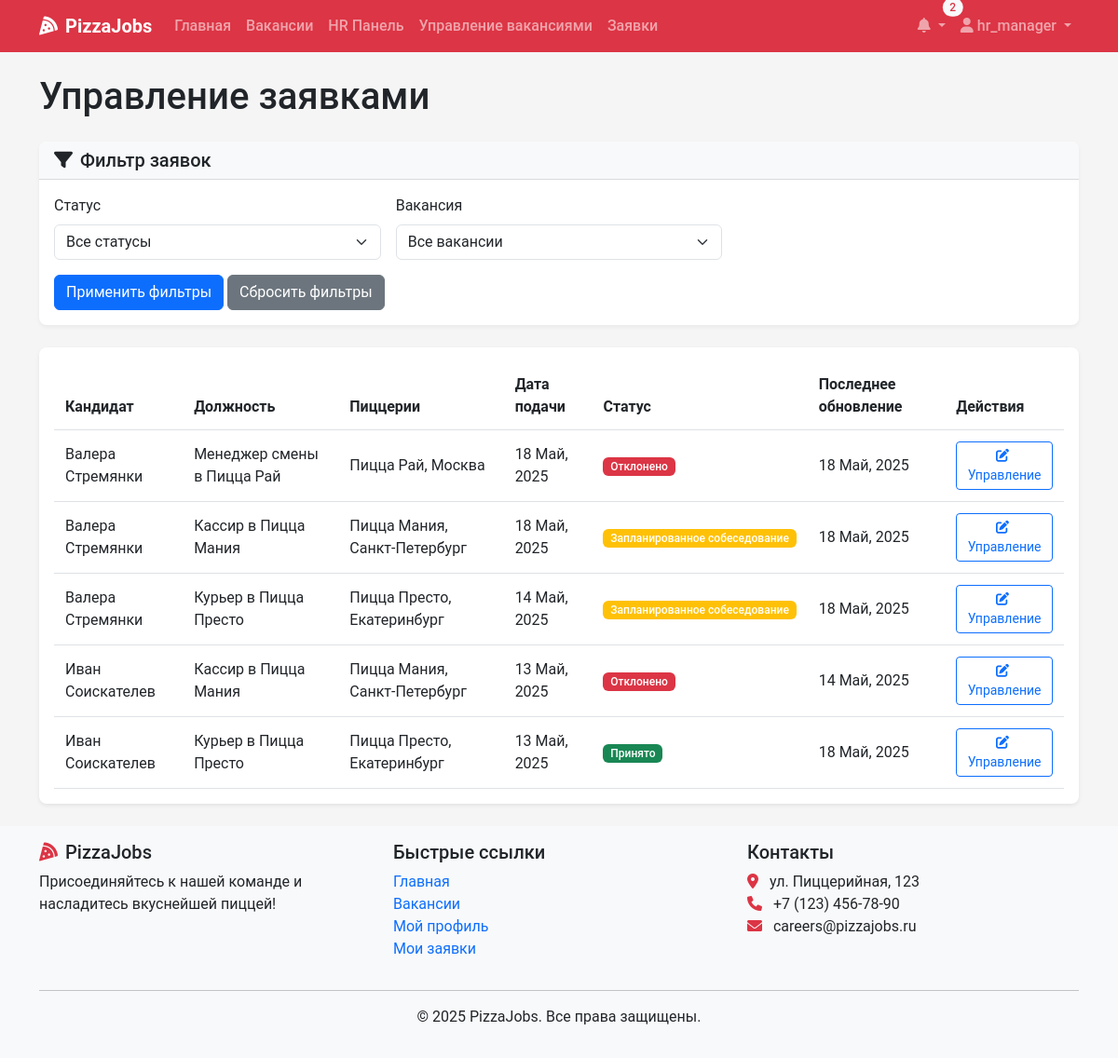
/applications/ (signed in), run on the app's committed database.
### recruitment/models.py (models this page shows, shortened)
class Application(models.Model):
    vacancy = models.ForeignKey(Vacancy, on_delete=models.CASCADE, related_name='applications')
    user = models.ForeignKey(User, on_delete=models.CASCADE, related_name='applications')
    resume = models.ForeignKey(Resume, on_delete=models.SET_NULL, null=True, blank=True, related_name='applications')
    cover_letter = models.TextField(blank=True, null=True)
    status = models.CharField(max_length=20, choices=ApplicationStatus.choices, default=ApplicationStatus.NEW)
    applied_at = models.DateTimeField(auto_now_add=True)
    updated_at = models.DateTimeField(auto_now=True)

class Vacancy(models.Model):
    title = models.CharField(max_length=100)
    position_type = models.ForeignKey(PositionType, on_delete=models.CASCADE, related_name='vacancies')
    restaurants = models.ManyToManyField(Restaurant, related_name='vacancies')
    description = models.TextField()
    requirements = models.TextField()
    responsibilities = models.TextField()
    conditions = models.TextField()
    salary_min = models.DecimalField(max_digits=10, decimal_places=2, null=True, blank=True)
    salary_max = models.DecimalField(max_digits=10, decimal_places=2, null=True, blank=True)
    is_active = models.BooleanField(default=True)
    created_at = models.DateTimeField(auto_now_add=True)
    updated_at = models.DateTimeField(auto_now=True)
    created_by = models.ForeignKey(User, on_delete=models.SET_NULL, null=True, related_name='created_vacancies')
    class Meta:
        verbose_name_plural = "Vacancies"

class Restaurant(models.Model):
    name = models.CharField(max_length=100)
    address = models.CharField(max_length=255)
    city = models.CharField(max_length=100)
    manager = models.ForeignKey(User, on_delete=models.SET_NULL, null=True, blank=True, related_name='managed_restaurants')

### recruitment/views.py (the view)
# urls.py: path('applications/', views.application_list, name='application_list'),
@login_required
def application_list(request):
    user_profile = get_object_or_404(UserProfile, user=request.user)
    if user_profile.role == UserRole.CANDIDATE:
        applications = Application.objects.filter(user=request.user).order_by('-applied_at')
    elif user_profile.role == UserRole.HR_MANAGER:
        applications = Application.objects.all().order_by('-applied_at')
    elif user_profile.role == UserRole.RESTAURANT_MANAGER:
        managed_restaurants = Restaurant.objects.filter(manager=request.user)
        applications = Application.objects.filter(
            vacancy__restaurants__in=managed_restaurants
        ).distinct().order_by('-applied_at')
    else:
        applications = Application.objects.all().order_by('-applied_at')
    status_filter = request.GET.get('status', '')
    if status_filter:
        applications = applications.filter(status=status_filter)
    vacancy_filter = request.GET.get('vacancy', '')
    if vacancy_filter:
        applications = applications.filter(vacancy__id=vacancy_filter)
    paginator = Paginator(applications, 20)
    page_number = request.GET.get('page')
    page_obj = paginator.get_page(page_number)
    if user_profile.role == UserRole.RESTAURANT_MANAGER:
        vacancies = Vacancy.objects.filter(restaurants__manager=request.user)
    else:
        vacancies = Vacancy.objects.all()
    context = {
        'page_obj': page_obj,
        'statuses': ApplicationStatus.choices,
        'vacancies': vacancies,
        'selected_status': status_filter,
        'selected_vacancy': vacancy_filter,
    }
    return render(request, 'applications/list.html', context)

### recruitment/context_processors.py (called while the page is built)
def notifications_processor(request):
    if request.user.is_authenticated:
        unread_count = Notification.objects.filter(user=request.user, read=False).count()
        latest_notifs = Notification.objects.filter(user=request.user).order_by('-created_at')[:5]
    else:
        unread_count = 0
        latest_notifs = []
    return {
        'unread_count': unread_count,
        'latest_notifications': latest_notifs,
    }

### templates/applications/list.html (shortened to what this page needs)
{% extends 'base.html' %}
{% block content %}
<div class="container">
    <h1 class="mb-4">
        {% if user.profile.role == 'CANDIDATE' %}
            Мои заявки
        {% else %}
            Управление заявками
        {% endif %}
    </h1>
    <div class="card mb-4 shadow-sm">
        <div class="card-header bg-light">
            <h5 class="mb-0"><i class="fas fa-filter me-2"></i>Фильтр заявок</h5>
        </div>
        <div class="card-body">
            <form method="get" class="row g-3">
                <div class="col-md-4">
                    <label for="status" class="form-label">Статус</label>
                    <select class="form-select" id="status" name="status">
                        <option value="">Все статусы</option>
                    </select>
                </div>
                {% if user.profile.role != 'CANDIDATE' %}
                    <div class="col-md-4">
                        <label for="vacancy" class="form-label">Вакансия</label>
                        <select class="form-select" id="vacancy" name="vacancy">
                            <option value="">Все вакансии</option>
                        </select>
                    </div>
                {% endif %}
                <div class="col-12">
                    <button type="submit" class="btn btn-primary">Применить фильтры</button>
                    <a href="{% url 'application_list' %}" class="btn btn-secondary">Сбросить фильтры</a>
                </div>
            </form>
        </div>
    </div>
    <div class="card shadow">
        <div class="card-body">
            {% if page_obj %}
                <div class="table-responsive">
                    <table class="table table-hover align-middle">
                        <thead>
                            <tr>
                                {% if user.profile.role != 'CANDIDATE' %}
                                    <th>Кандидат</th>
                                {% endif %}
                                <th>Должность</th>
                                <th>Пиццерии</th>
                                <th>Дата подачи</th>
                                <th>Статус</th>
                                <th>Последнее обновление</th>
                                <th>Действия</th>
                            </tr>
                        </thead>
                        <tbody>
                            {% for application in page_obj %}
                                <tr>
                                    {% if user.profile.role != 'CANDIDATE' %}
                                        <td>{{ application.user.get_full_name }}</td>
                                    {% endif %}
                                    <td>{{ application.vacancy.title }}</td>
                                    <td>
                                        {% if application.vacancy.restaurants.count == 1 %}
                                            {{ application.vacancy.restaurants.first.name }}, {{ application.vacancy.restaurants.first.city }}
                                        {% else %}
                                            Несколько ({{ application.vacancy.restaurants.count }})
                                        {% endif %}
                                    </td>
                                    <td>{{ application.applied_at|date:"d M, Y" }}</td>
                                    <td>
                                        <span class="badge {% if application.status == 'NEW' %}bg-primary{% elif application.status == 'REVIEWING' %}bg-info{% elif application.status == 'INTERVIEW_SCHEDULED' %}bg-warning{% elif application.status == 'ACCEPTED' %}bg-success{% elif application.status == 'REJECTED' %}bg-danger{% else %}bg-secondary{% endif %}">
                                            {{ application.get_status_display }}
                                        </span>
                                    </td>
                                    <td>{{ application.updated_at|date:"d M, Y" }}</td>
                                    <td>
                                        <a href="{% url 'application_detail' application.id %}" class="btn btn-sm btn-outline-primary">
                                            {% if user.profile.role == 'CANDIDATE' %}
                                                <i class="fas fa-eye me-1"></i>Просмотр
                                            {% else %}
                                                <i class="fas fa-edit me-1"></i>Управление
                                            {% endif %}
                                        </a>
                                    </td>
                                </tr>
                            {% endfor %}
                        </tbody>
                    </table>
                </div>
            {% endif %}
        </div>
    </div>
</div>
{% endblock %}

### templates/base.html (shortened to what this page needs)
<!DOCTYPE html>
<html lang="ru">
<head>
    <link href="https://cdn.jsdelivr.net/npm/bootstrap@5.3.0-alpha1/dist/css/bootstrap.min.css" rel="stylesheet">
    <link rel="stylesheet" href="https://cdnjs.cloudflare.com/ajax/libs/font-awesome/6.0.0/css/all.min.css">
    <link rel="stylesheet" href="/static/css/main.css">
</head>
<body>
    <nav class="navbar navbar-expand-lg navbar-dark bg-danger sticky-top">
        <div class="container">
            <a class="navbar-brand" href="{% url 'home' %}">
                <i class="fas fa-pizza-slice me-2"></i>PizzaJobs
            </a>
            <div class="collapse navbar-collapse" id="navbarNav">
                <ul class="navbar-nav me-auto">
                    <li class="nav-item">
                        <a class="nav-link" href="{% url 'home' %}">Главная</a>
                    </li>
                    <li class="nav-item">
                        <a class="nav-link" href="{% url 'vacancy_list' %}">Вакансии</a>
                    </li>
                    {% if user.is_authenticated %}
                        {% if user.profile.role == 'HR_MANAGER' %}
                            <li class="nav-item">
                                <a class="nav-link" href="{% url 'hr_dashboard' %}">HR Панель</a>
                            </li>
                            <li class="nav-item">
                                <a class="nav-link" href="{% url 'manage_vacancies' %}">Управление вакансиями</a>
                            </li>
                        {% elif user.profile.role == 'RESTAURANT_MANAGER' %}
                            <li class="nav-item">
                                <a class="nav-link" href="{% url 'manager_dashboard' %}">Панель менеджера</a>
                            </li>
                        {% endif %}
                        <li class="nav-item">
                            <a class="nav-link" href="{% url 'application_list' %}">Заявки</a>
                        </li>
                    {% endif %}
                </ul>
                <ul class="navbar-nav">
                    {% if user.is_authenticated %}
                        <li class="nav-item dropdown">
                            <a class="nav-link dropdown-toggle position-relative" href="#" id="notificationDropdown" role="button" data-bs-toggle="dropdown">
                                <i class="fas fa-bell"></i>
                                {% if unread_count %}
                                    <span class="badge rounded-pill bg-light text-danger position-absolute top-0 start-100 translate-middle">
                                        {{ unread_count }}
                                    </span>
                                {% endif %}
                            </a>
                        </li>
                        <li class="nav-item dropdown">
                            <a class="nav-link dropdown-toggle" href="#" id="userDropdown" role="button" data-bs-toggle="dropdown">
                                <i class="fas fa-user"></i> {{ user.username }}
                            </a>
                        </li>
                    {% endif %}
                </ul>
            </div>
        </div>
    </nav>
    <main class="py-4">
        {% block content %}{% endblock %}
    </main>
    <footer class="footer mt-auto py-3 bg-light">
        <div class="container">
            <div class="row">
                <div class="col-md-4">
                    <h5><i class="fas fa-pizza-slice text-danger me-2"></i>PizzaJobs</h5>
                    <p>Присоединяйтесь к нашей команде и насладитесь вкуснейшей пиццей!</p>
                </div>
                <div class="col-md-4">
                    <h5>Быстрые ссылки</h5>
                    <ul class="list-unstyled">
                        <li><a href="{% url 'home' %}" class="text-decoration-none">Главная</a></li>
                        <li><a href="{% url 'vacancy_list' %}" class="text-decoration-none">Вакансии</a></li>
                        {% if user.is_authenticated %}
                            <li><a href="{% url 'view_profile' %}" class="text-decoration-none">Мой профиль</a></li>
                            <li><a href="{% url 'application_list' %}" class="text-decoration-none">Мои заявки</a></li>
                        {% else %}
                            <li><a href="{% url 'login' %}" class="text-decoration-none">Войти</a></li>
                            <li><a href="{% url 'register' %}" class="text-decoration-none">Регистрация</a></li>
                        {% endif %}
                    </ul>
                </div>
                <div class="col-md-4">
                    <h5>Контакты</h5>
                    <address>
                        <i class="fas fa-map-marker-alt text-danger me-2"></i> ул. Пиццерийная, 123<br>
                        <i class="fas fa-phone text-danger me-2"></i> +7 (123) 456-78-90<br>
                        <i class="fas fa-envelope text-danger me-2"></i> careers@pizzajobs.ru
                    </address>
                </div>
            </div>
            <hr>
            <div class="text-center">
                <p>&copy; 2025 PizzaJobs. Все права защищены.</p>
            </div>
        </div>
    </footer>
</body>
</html>

### static/css/main.css (style rules this page uses)
:root { --pizza-red: #dc3545; --pizza-green: #198754; --pizza-white: #ffffff; --pizza-light: #f8f9fa; --pizza-dark: #212529; --pizza-secondary: #6c757d; }
body { font-family: 'Roboto', 'Segoe UI', Arial, sans-serif; color: var(--pizza-dark); background-color: #f5f5f5; min-height: 100vh; display: flex; flex-direction: column; }
main { flex: 1; }
.card { border-radius: 0.5rem; border: none; overflow: hidden; }
.card-header { border-bottom: 1px solid rgba(0, 0, 0, 0.125); }
.card.shadow { box-shadow: 0 0.125rem 0.25rem rgba(0, 0, 0, 0.075) !important; }
.card.shadow-sm { box-shadow: 0 0.125rem 0.25rem rgba(0, 0, 0, 0.05) !important; }
.navbar-dark.bg-danger { background-color: var(--pizza-red) !important; }
.nav-link { font-weight: 500; }
.navbar-brand { font-weight: 700; }
.footer { background-color: var(--pizza-light); padding: 2rem 0; margin-top: auto; }
.badge { font-weight: 500; padding: 0.35em 0.65em; }
.table { margin-bottom: 0; }
.table > :not(caption) > * > * { padding: 0.75rem; }
.badge.bg-warning { background-color: #ffc107 !important; }
.badge.bg-success { background-color: #198754 !important; }
.badge.bg-danger { background-color: #dc3545 !important; }

### data on the page
Application: user.get_full_name "Валера Стремянки", vacancy "Менеджер смены в Пицца Рай", vacancy.restaurants.first.name "Пицца Рай", vacancy.restaurants.first.city "Москва", applied_at "18 Май, 2025", status "Отклонено", updated_at "18 Май, 2025"
Application: user.get_full_name "Валера Стремянки", vacancy "Кассир в Пицца Мания", vacancy.restaurants.first.name "Пицца Мания", vacancy.restaurants.first.city "Санкт-Петербург", applied_at "18 Май, 2025", status "Запланированное собеседование", updated_at "18 Май, 2025"
Application: user.get_full_name "Валера Стремянки", vacancy "Курьер в Пицца Престо", vacancy.restaurants.first.name "Пицца Престо", vacancy.restaurants.first.city "Екатеринбург", applied_at "14 Май, 2025", status "Запланированное собеседование", updated_at "18 Май, 2025"
Application: user.get_full_name "Иван Соискателев", vacancy "Кассир в Пицца Мания", vacancy.restaurants.first.name "Пицца Мания", vacancy.restaurants.first.city "Санкт-Петербург", applied_at "13 Май, 2025", status "Отклонено", updated_at "14 Май, 2025"
Application: user.get_full_name "Иван Соискателев", vacancy "Курьер в Пицца Престо", vacancy.restaurants.first.name "Пицца Престо", vacancy.restaurants.first.city "Екатеринбург", applied_at "13 Май, 2025", status "Принято", updated_at "18 Май, 2025"

### other printed values
{{ unread_count }} "2"
{{ user.username }} "hr_manager"
